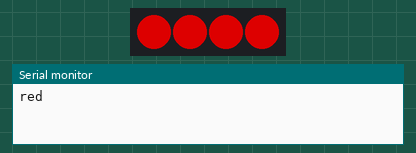
Simulated run of this sketch. Board: ESP32. On the bench: 4 RGB LEDs in strip order, left to right, the last lines printed to the serial monitor. Dim RGB values are drawn brighter than linear.

Above: at 0.5 s.
At 1.5 s:
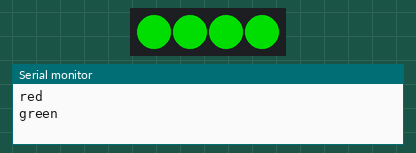
At 5.5 s:
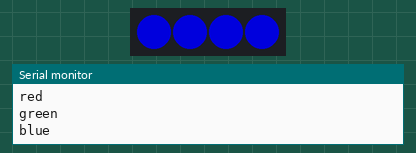
Timing chart, 0 to 6.9 s (numbered marks = the images above):
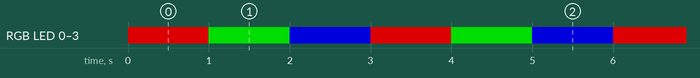

The sketch:

09._RGB_LED.ino
```cpp
#include <Adafruit_NeoPixel.h>

#define PIN        32
#define NUMPIXELS   4

Adafruit_NeoPixel pixels(NUMPIXELS, PIN, NEO_GRB + NEO_KHZ800);

void setup() {
  Serial.begin(9600);
  pixels.begin();
}

void loop() {
  pixels.clear();
  Serial.println("red");
  for(int i=0; i<NUMPIXELS; i++) {
    pixels.setPixelColor(i, pixels.Color(150, 0, 0));
  }
  pixels.show();
  delay(1000);

  pixels.clear();
  Serial.println("green");
  for(int i=0; i<NUMPIXELS; i++) {
    pixels.setPixelColor(i, pixels.Color(0, 150, 0));
  }
  pixels.show();
  delay(1000);

  pixels.clear();
  Serial.println("blue");
  for(int i=0; i<NUMPIXELS; i++) {
    pixels.setPixelColor(i, pixels.Color(0, 0, 150));
  }
  pixels.show();
  delay(1000);
}
```

Measured:
- by itself, RGB LED 0–3: repeats every 3.0 s: RGB(0, 150, 0) 1.0 s, RGB(0, 0, 150) 1.0 s, RGB(150, 0, 0) 1.0 s
- by itself, everything shown: repeats every 3.0 s, in 3 steps
